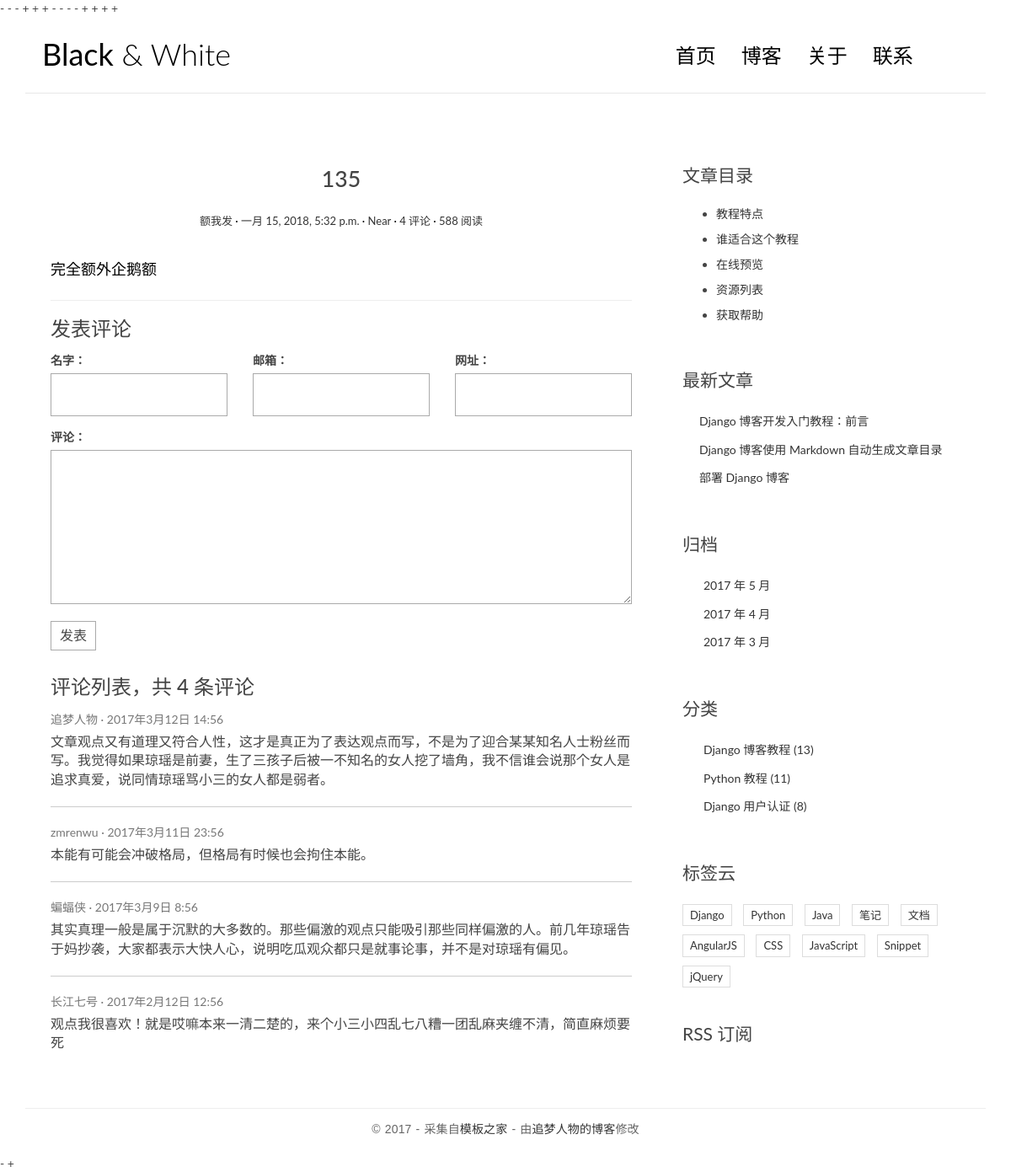
Screenshot of /post/2 with the database file from the repository.
### blog/models.py (models this page shows, shortened)
class Post(models.Model):
    title = models.CharField(max_length=70)
    body = models.TextField()
    created_time = models.DateTimeField(auto_now_add=True)
    modified_time = models.DateTimeField(auto_now=True)
    excerpt = models.CharField(max_length=200, blank=True)
    is_deleted = models.BooleanField(default=False)
    category = models.ForeignKey(Category,on_delete=models.CASCADE,default=1)
    tags = models.ManyToManyField(Tag, blank=True)
    author = models.ForeignKey(User,on_delete=models.CASCADE,default=1)
    helper = models.ManyToManyField(Helper, blank=True)

class Category(models.Model):
    name = models.CharField(max_length=100)

### blog/views.py (the view)
# urls.py: path('post/<int:pk>', detail, name = 'detail')
def detail(request,pk):
    post = get_object_or_404(Post, pk=pk)#后面这个pk是上面def detail(request,pk)
    return render(request, 'blog/detail.html', context={'post': post})

### templates/blog/detail.html
{% extends 'base.html' %}
{% block main %}
                <article class="post {{ post.pk }}">
                    <header class="entry-header">
                        <h1 class="entry-title">{{ post.title }}</h1>
                        <div class="entry-meta">
                            <span class="post-category"><a href="#">{{ post.category.name }}</a></span>
                            <span class="post-date"><a href="#"><time class="entry-date"
                                                                      datetime="{{ post.created_time }}">{{ post.created_time }}</time></a></span>
                            <span class="post-author"><a href="#">{{ post.author }}</a></span>
                            <span class="comments-link"><a href="#">4 评论</a></span>
                            <span class="views-count"><a href="#">588 阅读</a></span>
                        </div>
                    </header>
                    <div class="entry-content clearfix">
                        {{ post.body }}
                    </div>
                </article>
                <section class="comment-area" id="comment-area">
                    <hr>
                    <h3>发表评论</h3>
                    <form action="#" method="post" class="comment-form">
                        <div class="row">
                            <div class="col-md-4">
                                <label for="id_name">名字：</label>
                                <input type="text" id="id_name" name="name" required>
                            </div>
                            <div class="col-md-4">
                                <label for="id_email">邮箱：</label>
                                <input type="email" id="id_email" name="email" required>
                            </div>
                            <div class="col-md-4">
                                <label for="id_url">网址：</label>
                                <input type="text" id="id_url" name="url">
                            </div>
                            <div class="col-md-12">
                                <label for="id_comment">评论：</label>
                                <textarea name="comment" id="id_comment" required></textarea>
                                <button type="submit" class="comment-btn">发表</button>
                            </div>
                        </div>
                    </form>
                    <div class="comment-list-panel">
                        <h3>评论列表，共 <span>4</span> 条评论</h3>
                        <ul class="comment-list list-unstyled">
                            <li class="comment-item">
                                <span class="nickname">追梦人物</span>
                                <time class="submit-date" datetime="2012-11-09T23:15:57+00:00">2017年3月12日 14:56</time>
                                <div class="text">
                                    文章观点又有道理又符合人性，这才是真正为了表达观点而写，不是为了迎合某某知名人士粉丝而写。我觉得如果琼瑶是前妻，生了三孩子后被一不知名的女人挖了墙角，我不信谁会说那个女人是追求真爱，说同情琼瑶骂小三的女人都是弱者。
                                </div>
                            </li>
                            <li class="comment-item">
                                <span class="nickname">zmrenwu</span>
                                <time class="submit-date" datetime="2012-11-09T23:15:57+00:00">2017年3月11日 23:56</time>
                                <div class="text">
                                    本能有可能会冲破格局，但格局有时候也会拘住本能。
                                </div>
                            </li>
                            <li class="comment-item">
                                <span class="nickname">蝙蝠侠</span>
                                <time class="submit-date" datetime="2012-11-09T23:15:57+00:00">2017年3月9日 8:56</time>
                                <div class="text">
                                    其实真理一般是属于沉默的大多数的。那些偏激的观点只能吸引那些同样偏激的人。前几年琼瑶告于妈抄袭，大家都表示大快人心，说明吃瓜观众都只是就事论事，并不是对琼瑶有偏见。
                                </div>
                            </li>
                            <li class="comment-item">
                                <span class="nickname">长江七号</span>
                                <time class="submit-date" datetime="2012-11-09T23:15:57+00:00">2017年2月12日 12:56</time>
                                <div class="text">
                                    观点我很喜欢！就是哎嘛本来一清二楚的，来个小三小四乱七八糟一团乱麻夹缠不清，简直麻烦要死
                                </div>
                            </li>
                        </ul>
                    </div>
                </section>
{% endblock main %}
{% block toc %}
                <div class="widget widget-content">
                    <h3 class="widget-title">文章目录</h3>
                    <ul>
                        <li>
                            <a href="#">教程特点</a>
                        </li>
                        <li>
                            <a href="#">谁适合这个教程</a>
                        </li>
                        <li>
                            <a href="#">在线预览</a>
                        </li>
                        <li>
                            <a href="#">资源列表</a>
                        </li>
                        <li>
                            <a href="#">获取帮助</a>
                        </li>
                    </ul>
                </div>
{% endblock toc %}

### blog/static/blog/css/custom.css (style rules this page uses)
* { outline: none; }
h1, h2, h3, h4, h5, h6 { margin-top: 0; }
a { color: #333; }
body { color: #444; font-family: 'Lato', sans-serif; }
.post { background: #fff; padding: 30px 30px 0; }
.entry-title { text-align: center; font-size: 1.9em; margin-bottom: 20px; line-height: 1.6; padding: 10px 20px 0; }
.entry-meta { text-align: center; color: #DDDDDD; font-size: 13px; margin-bottom: 30px; }
.entry-content { font-size: 18px; line-height: 1.9; font-weight: 300; color: #000; }
.post-category::after, .post-date::after, .post-author::after, .comments-link::after { content: ' ·'; color: #000; }
.widget { background: #fff; padding: 30px 0 0; }
.widget-title { font-size: 1.5em; margin-bottom: 20px; line-height: 1.6; padding: 10px 0 0; font-weight: 400; }
.widget-content ul li { margin-bottom: 10px; }
.contact-form input, .comment-form input { border: 1px solid #aaa; margin-bottom: 15px; width: 100%; padding: 15px 15px; font-size: 16px; line-height: 100%; transition: 0.4s border-color linear; }
.contact-form textarea, .comment-form textarea { border: 1px solid #aaa; margin-bottom: 15px; width: 100%; padding: 15px 15px; font-size: 16px; line-height: 20px !important; min-height: 183px; transition: 0.4s border-color linear; }
.comment-area { padding: 0 30px 0; }
.comment-form { margin-top: 15px; }
.comment-form .comment-btn { background-color: #fff; border: 1px solid #aaa; font-size: 16px; padding: 5px 10px; }
.comment-list-panel { margin-top: 30px; }
.comment-list { margin-top: 15px; }
.comment-item:not(:last-child) { border-bottom: 1px #ccc solid; margin-bottom: 20px; padding-bottom: 20px; }
.comment-item .nickname, .comment-item .submit-date { color: #777; font-size: 14px; }
.comment-item .nickname:after { content: ' ·'; }
.comment-item .text { padding-top: 5px; font-size: 16px; }

### rows the page displays
Post: title "135", category.name "额我发", created_time "一月 15, 2018, 5:32 p.m.", author "Near", body "完全额外企鹅额"
